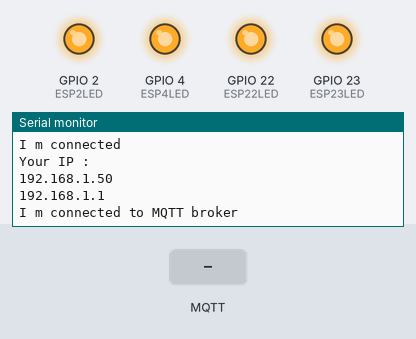
Recording of a sketch running on a simulated ESP32. Parts: output pins drawn as LEDs (lit = HIGH), the last lines printed to the serial monitor. Inputs (shaded band) come from the test bench. WiFi joins after 1.5 s; servers stay silent unless stated; no MQTT or app messages arrive unless stated.

Above: at 9.2 s.
9.3 s: MQTT message "1" arrives on the first subscribed topic
At 10.5 s:
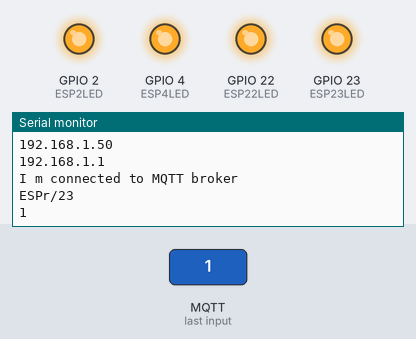
10.8 s: MQTT message "on" arrives on the first subscribed topic
At 11.7 s:
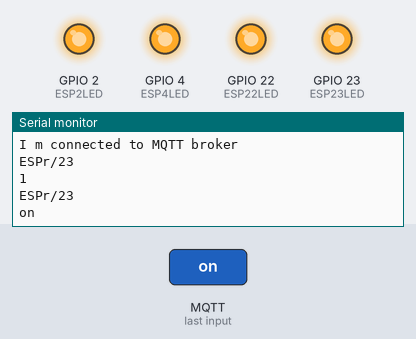
12.3 s: MQTT message "off" arrives on the first subscribed topic
At 12.9 s:
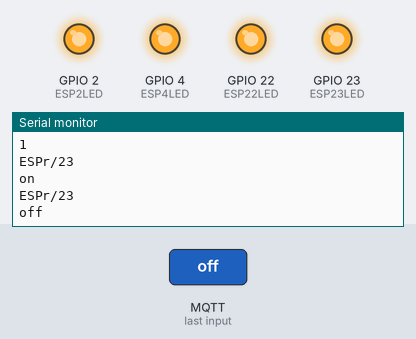

Measured:
- after the input at 9.3 s, the serial monitor: prints a new line at once (image 1)
- after the input at 10.8 s, the serial monitor: prints a new line at once (image 2)
- after the input at 12.3 s, the serial monitor: prints a new line at once (image 3)

The sketch:

wifi_mqtt.ino.ino
```cpp
#include <WiFi.h>
#include <PubSubClient.h>


#define mqtt_server "m14.cloudmqtt.com"
const uint16_t mqtt_port = 13601;
const int ESP23LED = 23;
const int ESP22LED = 22;
const int  ESP4LED = 4;
 const int ESP2LED = 2;

void nhandl(char * tp, byte * nd ,unsigned int length )
{
  String topic(tp);
  String noidung= String((char *) nd);
  noidung.remove(length);
  Serial.println(topic);
    Serial.println(noidung);

 }
WiFiClient ESP32client;
PubSubClient MQTT (mqtt_server,mqtt_port,nhandl,ESP32client);
void setup() {
  Serial.begin(9600);
   Serial.println("Program is connnecting");
  WiFi.begin("Abc123","0904407094");
   while ((!(WiFi.status() == WL_CONNECTED))){
    delay(3000);
  }
  Serial.println("I m connected");
  Serial.println("Your IP : ");
  Serial.println((WiFi.localIP()));
  Serial.println((WiFi.gatewayIP().toString().c_str()));
  while (1)
  {
    delay(5000);
    if(MQTT.connect("ESP32","qskswhuy","mljvJcf1cDY5"))
    break;
  }
Serial.println("I m connected to MQTT broker");
MQTT.publish("test","gui du lieu thu");
MQTT.subscribe("ESPr/23");
MQTT.subscribe("ESPr/22");
MQTT.subscribe("ESPr/4");
MQTT.subscribe("ESPr/2");
pinMode (ESP23LED , OUTPUT);
pinMode (ESP22LED , OUTPUT);
pinMode (ESP4LED , OUTPUT);
pinMode (ESP2LED , OUTPUT);
digitalWrite(ESP23LED,HIGH);
digitalWrite(ESP22LED,HIGH);
digitalWrite(ESP4LED,HIGH);
digitalWrite(ESP2LED,HIGH);
}

void loop() {
 MQTT.loop();
MQTT.publish("ESPs/23",String(digitalRead(23)).c_str());
  //MQTT.publish("ESPs/22",String(digitalRead(22)).c_str());
   //MQTT.publish("ESPs/4",String(digitalRead(4)).c_str());
    //MQTT.publish("ESPs/2",String(digitalRead(2)).c_str());

}
```
